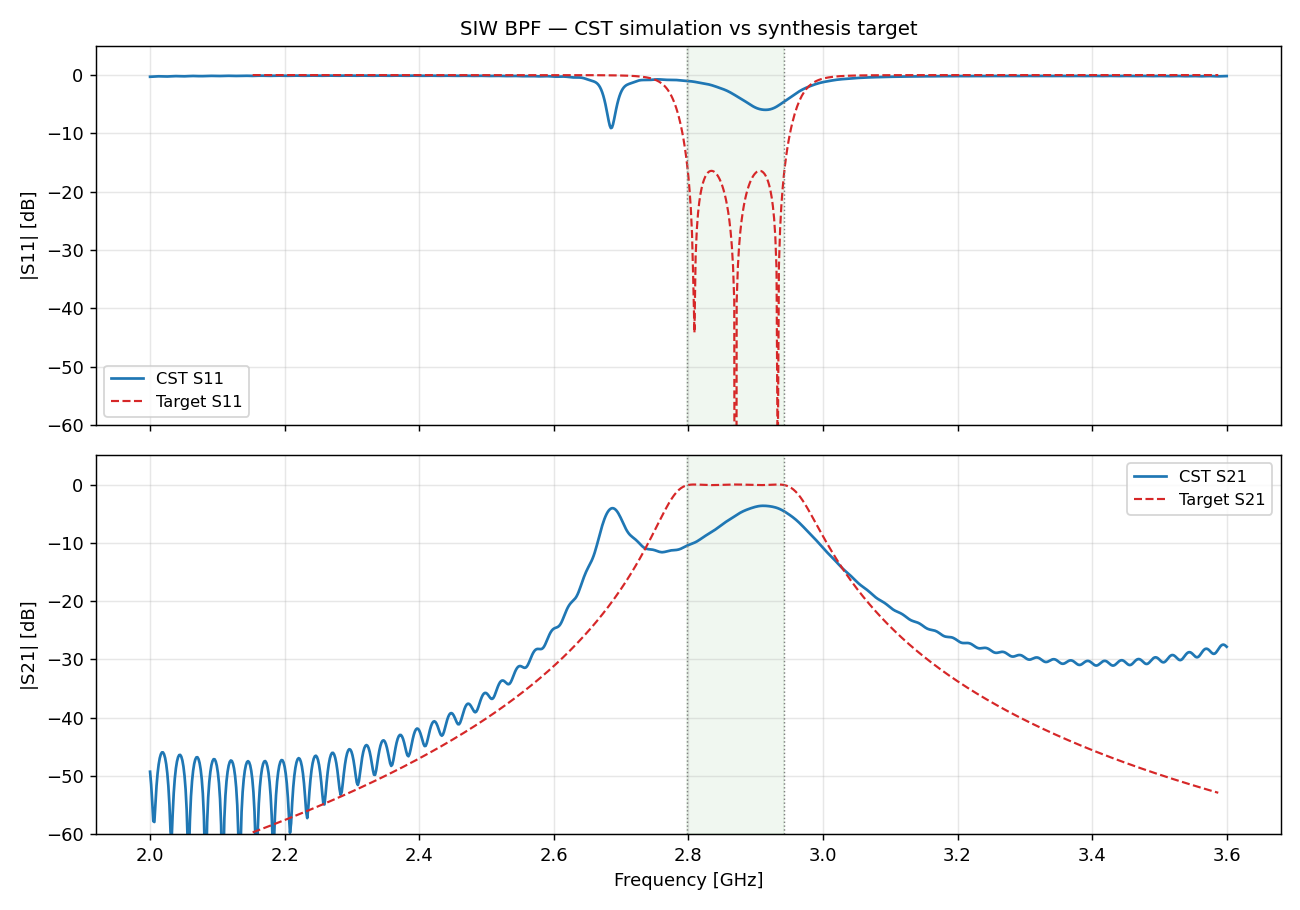

The Python source for this figure:
"""Overlay CST simulation results vs the synthesis target.

Reads `S ParametersV1.txt` (CST tabular export, two blocks: S11 then S21,
magnitude in linear scale) and `target.s2p` (scikit-rf Touchstone),
plots |S11| and |S21| in dB on the same axes, and prints key metrics.

Usage:  uv run python compare.py [--cst PATH] [--target PATH]
"""

from __future__ import annotations

import argparse
import os
import re

import matplotlib
matplotlib.use("Agg")
import matplotlib.pyplot as plt
import numpy as np
import skrf

PROJ = os.path.dirname(os.path.abspath(__file__))


def _parse_cst_txt(path: str) -> dict[str, tuple[np.ndarray, np.ndarray]]:
    """Parse CST tabular S-parameter export (GHz, values already in dB).

    Returns {'S11': (freq_hz, db), 'S21': (freq_hz, db)}.
    """
    blocks: dict[str, tuple[list, list]] = {}
    key = None
    freqs: list[float] = []
    vals: list[float] = []

    with open(path) as fh:
        for line in fh:
            line = line.strip()
            if not line:
                continue
            m = re.search(r'S(\d+),(\d+)', line)
            if m and line.startswith('#'):
                if key and freqs:
                    blocks[key] = (np.array(freqs) * 1e9, np.array(vals))
                key = f"S{m.group(1)}{m.group(2)}"
                freqs, vals = [], []
                continue
            if key and not line.startswith('#'):
                parts = line.split()
                if len(parts) == 2:
                    try:
                        freqs.append(float(parts[0]))
                        vals.append(float(parts[1]))
                    except ValueError:
                        pass
    if key and freqs:
        blocks[key] = (np.array(freqs) * 1e9, np.array(vals))
    return blocks


def _to_db(mag_lin: np.ndarray) -> np.ndarray:
    """Convert linear magnitude to dB (used for target.s2p only)."""
    return 20.0 * np.log10(np.clip(np.abs(mag_lin), 1e-12, None))


def compare(cst_path: str, target_path: str, out: str = "compare.png") -> None:
    # ---- load CST results -----------------------------------------------
    cst = _parse_cst_txt(cst_path)
    if not cst:
        raise ValueError(f"Could not parse any S-parameter blocks from {cst_path!r}")

    # ---- load synthesis target ------------------------------------------
    tgt = skrf.Network(target_path)
    f_tgt = tgt.f

    # ---- plot -----------------------------------------------------------
    fig, axes = plt.subplots(2, 1, figsize=(10, 7), sharex=True)
    colors = {"cst": "#1f77b4", "target": "#d62728"}

    pairs = [("S11", 0), ("S21", 1)]
    for param, idx in pairs:
        ax = axes[idx]
        # CST (values already in dB)
        if param in cst:
            f, db = cst[param]
            ax.plot(f / 1e9, db, color=colors["cst"],
                    lw=1.5, label=f"CST {param}")
        # Target
        tgt_mag = np.abs(tgt.s[:, idx, 0] if idx == 0 else tgt.s[:, 1, 0])
        ax.plot(f_tgt / 1e9, _to_db(tgt_mag), color=colors["target"],
                lw=1.2, ls="--", label=f"Target {param}")

        ax.set_ylabel(f"|{param}| [dB]")
        ax.set_ylim(-60, 5)
        ax.grid(True, alpha=0.3)
        ax.legend(fontsize=9)

    axes[-1].set_xlabel("Frequency [GHz]")
    axes[0].set_title("SIW BPF — CST simulation vs synthesis target", fontsize=11)

    # mark passband edges on both
    from config import SPEC
    for ax in axes:
        ax.axvline(SPEC.f1 / 1e9, color="0.5", ls=":", lw=0.8)
        ax.axvline(SPEC.f2 / 1e9, color="0.5", ls=":", lw=0.8)
        ax.axvspan(SPEC.f1 / 1e9, SPEC.f2 / 1e9, alpha=0.06, color="green")

    fig.tight_layout()
    fig.savefig(out, dpi=130)
    print(f"Saved {out}")

    # ---- metrics --------------------------------------------------------
    print("\n=== CST vs target metrics ===")
    from config import SPEC
    f0, f1, f2 = SPEC.f0, SPEC.f1, SPEC.f2

    if "S21" in cst:
        f_c, db_c = cst["S21"]
        in_band = (f_c >= f1) & (f_c <= f2)
        if in_band.any():
            il = -np.max(db_c[in_band])
            print(f"  CST insertion loss (min |S21| in passband) : {il:.2f} dB")
        peak_db = np.max(db_c)
        cross = np.where(np.diff((db_c > peak_db - 3).astype(int)))[0]
        if len(cross) >= 2:
            bw = (f_c[cross[-1]] - f_c[cross[0]]) / 1e6
            fc_est = (f_c[cross[-1]] + f_c[cross[0]]) / 2e9
            print(f"  CST −3dB centre / BW                        : {fc_est:.3f} GHz / {bw:.0f} MHz")

    if "S11" in cst:
        f_c, db_c = cst["S11"]
        in_band = (f_c >= f1) & (f_c <= f2)
        if in_band.any():
            rl = -np.max(db_c[in_band])
            print(f"  CST return loss (best |S11| in passband)    : {rl:.2f} dB")

    print(f"  Target passband                              : {f1/1e9:.3f}–{f2/1e9:.3f} GHz")
    print(f"  Target f0                                    : {f0/1e9:.3f} GHz")


if __name__ == "__main__":
    ap = argparse.ArgumentParser()
    ap.add_argument("--cst", default=os.path.join(PROJ, "S ParametersV1.txt"))
    ap.add_argument("--target", default=os.path.join(PROJ, "target.s2p"))
    ap.add_argument("--out", default=os.path.join(PROJ, "compare.png"))
    args = ap.parse_args()
    compare(args.cst, args.target, args.out)
